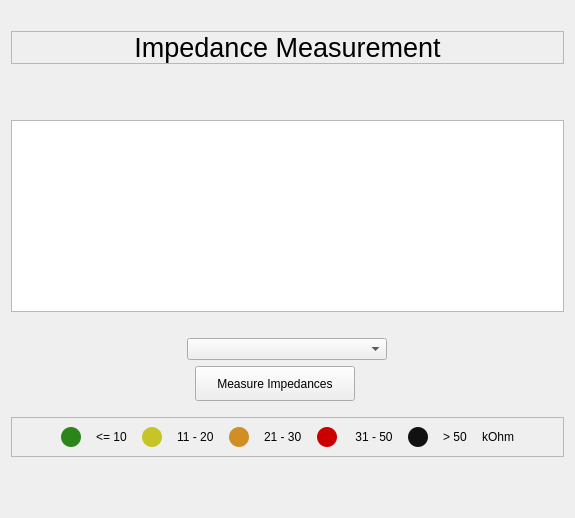
            <widget class="QWidget" name="page_impedance">
             <property name="styleSheet">
              <string notr="true">QFrame[accessibleName=&quot;color_frame&quot;] {
border: 2px solid rgb(145, 145, 145);
border-radius: 30px;
background-color: rgb(169, 169, 169)
}</string>
             </property>
             <layout class="QVBoxLayout" name="verticalLayout_5">
              <item>
               <spacer name="verticalSpacer_13">
                <property name="orientation">
                 <enum>Qt::Vertical</enum>
                </property>
                <property name="sizeType">
                 <enum>QSizePolicy::Fixed</enum>
                </property>
                <property name="sizeHint" stdset="0">
                 <size>
                  <width>20</width>
                  <height>20</height>
                 </size>
                </property>
               </spacer>
              </item>
              <item>
               <widget class="QFrame" name="frame_impedance_title">
                <property name="maximumSize">
                 <size>
                  <width>16777215</width>
                  <height>50</height>
                 </size>
                </property>
                <property name="styleSheet">
                 <string notr="true"/>
                </property>
                <property name="frameShape">
                 <enum>QFrame::StyledPanel</enum>
                </property>
                <property name="frameShadow">
                 <enum>QFrame::Raised</enum>
                </property>
                <layout class="QHBoxLayout" name="horizontalLayout_17">
                 <property name="spacing">
                  <number>0</number>
                 </property>
                 <property name="leftMargin">
                  <number>0</number>
                 </property>
                 <property name="topMargin">
                  <number>0</number>
                 </property>
                 <property name="rightMargin">
                  <number>0</number>
                 </property>
                 <property name="bottomMargin">
                  <number>0</number>
                 </property>
                 <item>
                  <widget class="QLabel" name="impedance_title">
                   <property name="minimumSize">
                    <size>
                     <width>0</width>
                     <height>0</height>
                    </size>
                   </property>
                   <property name="font">
                    <font>
                     <pointsize>20</pointsize>
                     <italic>false</italic>
                     <bold>false</bold>
                    </font>
                   </property>
                   <property name="text">
                    <string>Impedance Measurement</string>
                   </property>
                   <property name="alignment">
                    <set>Qt::AlignCenter</set>
                   </property>
                  </widget>
                 </item>
                </layout>
               </widget>
              </item>
              <item>
               <spacer name="verticalSpacer_12">
                <property name="orientation">
                 <enum>Qt::Vertical</enum>
                </property>
                <property name="sizeType">
                 <enum>QSizePolicy::Preferred</enum>
                </property>
                <property name="sizeHint" stdset="0">
                 <size>
                  <width>20</width>
                  <height>50</height>
                 </size>
                </property>
               </spacer>
              </item>
              <item>
               <widget class="GraphicsLayoutWidget" name="imp_graph_layout"/>
              </item>
              <item>
               <spacer name="verticalSpacer_15">
                <property name="orientation">
                 <enum>Qt::Vertical</enum>
                </property>
                <property name="sizeType">
                 <enum>QSizePolicy::Preferred</enum>
                </property>
                <property name="sizeHint" stdset="0">
                 <size>
                  <width>20</width>
                  <height>20</height>
                 </size>
                </property>
               </spacer>
              </item>
              <item alignment="Qt::AlignHCenter">
               <widget class="QComboBox" name="imp_mode">
                <property name="minimumSize">
                 <size>
                  <width>200</width>
                  <height>0</height>
                 </size>
                </property>
                <property name="maximumSize">
                 <size>
                  <width>200</width>
                  <height>16777215</height>
                 </size>
                </property>
                <property name="styleSheet">
                 <string notr="true"/>
                </property>
               </widget>
              </item>
              <item>
               <layout class="QHBoxLayout" name="horizontalLayout_11">
                <item>
                 <spacer name="horizontalSpacer_9">
                  <property name="orientation">
                   <enum>Qt::Horizontal</enum>
                  </property>
                  <property name="sizeHint" stdset="0">
                   <size>
                    <width>40</width>
                    <height>20</height>
                   </size>
                  </property>
                 </spacer>
                </item>
                <item alignment="Qt::AlignHCenter|Qt::AlignVCenter">
                 <widget class="QPushButton" name="btn_imp_meas">
                  <property name="sizePolicy">
                   <sizepolicy hsizetype="MinimumExpanding" vsizetype="MinimumExpanding">
                    <horstretch>0</horstretch>
                    <verstretch>0</verstretch>
                   </sizepolicy>
                  </property>
                  <property name="minimumSize">
                   <size>
                    <width>160</width>
                    <height>35</height>
                   </size>
                  </property>
                  <property name="maximumSize">
                   <size>
                    <width>200</width>
                    <height>16777215</height>
                   </size>
                  </property>
                  <property name="cursor">
                   <cursorShape>PointingHandCursor</cursorShape>
                  </property>
                  <property name="toolTip">
                   <string/>
                  </property>
                  <property name="toolTipDuration">
                   <number>-1</number>
                  </property>
                  <property name="text">
                   <string>Measure Impedances</string>
                  </property>
                 </widget>
                </item>
                <item alignment="Qt::AlignHCenter|Qt::AlignVCenter">
                 <widget class="QPushButton" name="imp_meas_info">
                  <property name="maximumSize">
                   <size>
                    <width>20</width>
                    <height>20</height>
                   </size>
                  </property>
                  <property name="cursor">
                   <cursorShape>PointingHandCursor</cursorShape>
                  </property>
                  <property name="styleSheet">
                   <string notr="true">background-color: transparent;
border: none;
color: #FFF;</string>
                  </property>
                  <property name="text">
                   <string/>
                  </property>
                  <property name="icon">
                   <iconset resource="../../app_resources.qrc">
                    <normaloff>:/icons/icons/pngfind.com-png-circle-1194554.png</normaloff>:/icons/icons/pngfind.com-png-circle-1194554.png</iconset>
                  </property>
                  <property name="iconSize">
                   <size>
                    <width>20</width>
                    <height>20</height>
                   </size>
                  </property>
                 </widget>
                </item>
                <item>
                 <spacer name="horizontalSpacer_8">
                  <property name="orientation">
                   <enum>Qt::Horizontal</enum>
                  </property>
                  <property name="sizeHint" stdset="0">
                   <size>
                    <width>40</width>
                    <height>20</height>
                   </size>
                  </property>
                 </spacer>
                </item>
               </layout>
              </item>
              <item>
               <spacer name="verticalSpacer_21">
                <property name="orientation">
                 <enum>Qt::Vertical</enum>
                </property>
                <property name="sizeType">
                 <enum>QSizePolicy::Minimum</enum>
                </property>
                <property name="sizeHint" stdset="0">
                 <size>
                  <width>20</width>
                  <height>10</height>
                 </size>
                </property>
               </spacer>
              </item>
              <item>
               <widget class="QFrame" name="frame_legend">
                <property name="frameShape">
                 <enum>QFrame::StyledPanel</enum>
                </property>
                <property name="frameShadow">
                 <enum>QFrame::Raised</enum>
                </property>
                <layout class="QVBoxLayout" name="verticalLayout_9">
                 <item>
                  <layout class="QHBoxLayout" name="horizontalLayout_28">
                   <property name="spacing">
                    <number>15</number>
                   </property>
                   <item>
                    <spacer name="horizontalSpacer_17">
                     <property name="orientation">
                      <enum>Qt::Horizontal</enum>
                     </property>
                     <property name="sizeHint" stdset="0">
                      <size>
                       <width>40</width>
                       <height>20</height>
                      </size>
                     </property>
                    </spacer>
                   </item>
                   <item>
                    <layout class="QHBoxLayout" name="horizontalLayout_6">
                     <item>
                      <widget class="QFrame" name="frame_green_imp">
                       <property name="minimumSize">
                        <size>
                         <width>20</width>
                         <height>20</height>
                        </size>
                       </property>
                       <property name="maximumSize">
                        <size>
                         <width>20</width>
                         <height>20</height>
                        </size>
                       </property>
                       <property name="styleSheet">
                        <string notr="true">border-radius: 10px;
background-color: rgb(43, 133, 26)</string>
                       </property>
                       <property name="frameShape">
                        <enum>QFrame::StyledPanel</enum>
                       </property>
                       <property name="frameShadow">
                        <enum>QFrame::Raised</enum>
                       </property>
                      </widget>
                     </item>
                     <item>
                      <widget class="QLabel" name="lbl_green_imp">
                       <property name="text">
                        <string>&lt;= 10</string>
                       </property>
                      </widget>
                     </item>
                    </layout>
                   </item>
                   <item>
                    <layout class="QHBoxLayout" name="horizontalLayout_10">
                     <item>
                      <widget class="QFrame" name="frame_yellow_imp">
                       <property name="minimumSize">
                        <size>
                         <width>20</width>
                         <height>20</height>
                        </size>
                       </property>
                       <property name="maximumSize">
                        <size>
                         <width>20</width>
                         <height>20</height>
                        </size>
                       </property>
                       <property name="styleSheet">
                        <string notr="true">border-radius: 10px;
background-color: rgb(197, 197, 39)</string>
                       </property>
                       <property name="frameShape">
                        <enum>QFrame::StyledPanel</enum>
                       </property>
                       <property name="frameShadow">
                        <enum>QFrame::Raised</enum>
                       </property>
                      </widget>
                     </item>
                     <item>
                      <widget class="QLabel" name="lbl_yellow_imp">
                       <property name="text">
                        <string>11 - 20</string>
                       </property>
                      </widget>
                     </item>
                    </layout>
                   </item>
                   <item>
                    <layout class="QHBoxLayout" name="horizontalLayout_18">
                     <item>
                      <widget class="QFrame" name="frame_orange_imp">
                       <property name="minimumSize">
                        <size>
                         <width>20</width>
                         <height>20</height>
                        </size>
                       </property>
                       <property name="maximumSize">
                        <size>
                         <width>20</width>
                         <height>20</height>
                        </size>
                       </property>
                       <property name="styleSheet">
                        <string notr="true">border-radius: 10px;
background-color: rgb(207, 143, 37);</string>
                       </property>
                       <property name="frameShape">
                        <enum>QFrame::StyledPanel</enum>
                       </property>
                       <property name="frameShadow">
                        <enum>QFrame::Raised</enum>
                       </property>
                      </widget>
                     </item>
                     <item>
                      <widget class="QLabel" name="lbl_orange_imp">
                       <property name="text">
                        <string>21 - 30</string>
                       </property>
                      </widget>
                     </item>
                    </layout>
                   </item>
                   <item>
                    <layout class="QHBoxLayout" name="horizontalLayout_20">
                     <item>
                      <widget class="QFrame" name="frame_red_imp">
                       <property name="minimumSize">
                        <size>
                         <width>20</width>
                         <height>20</height>
                        </size>
                       </property>
                       <property name="maximumSize">
                        <size>
                         <width>20</width>
                         <height>20</height>
                        </size>
                       </property>
                       <property name="styleSheet">
                        <string notr="true">border-radius: 10px;
background-color: rgb(203, 0, 0)</string>
                       </property>
                       <property name="frameShape">
                        <enum>QFrame::StyledPanel</enum>
                       </property>
                       <property name="frameShadow">
                        <enum>QFrame::Raised</enum>
                       </property>
                      </widget>
                     </item>
                     <item>
                      <widget class="QLabel" name="lbl_red_imp">
                       <property name="text">
                        <string> 31 - 50</string>
                       </property>
                      </widget>
                     </item>
                    </layout>
                   </item>
                   <item>
                    <layout class="QHBoxLayout" name="horizontalLayout_3">
                     <item>
                      <widget class="QFrame" name="frame_black_imp">
                       <property name="minimumSize">
                        <size>
                         <width>20</width>
                         <height>20</height>
                        </size>
                       </property>
                       <property name="maximumSize">
                        <size>
                         <width>20</width>
                         <height>20</height>
                        </size>
                       </property>
                       <property name="styleSheet">
                        <string notr="true">border-radius: 10px;
background-color: rgb(17, 17, 17);</string>
                       </property>
                       <property name="frameShape">
                        <enum>QFrame::StyledPanel</enum>
                       </property>
                       <property name="frameShadow">
                        <enum>QFrame::Raised</enum>
                       </property>
                      </widget>
                     </item>
                     <item>
                      <widget class="QLabel" name="lbl_black_imp">
                       <property name="text">
                        <string>&gt; 50</string>
                       </property>
                      </widget>
                     </item>
                    </layout>
                   </item>
                   <item>
                    <widget class="QLabel" name="label_8">
                     <property name="text">
                      <string>kOhm</string>
                     </property>
                    </widget>
                   </item>
                   <item>
                    <spacer name="horizontalSpacer_13">
                     <property name="orientation">
                      <enum>Qt::Horizontal</enum>
                     </property>
                     <property name="sizeHint" stdset="0">
                      <size>
                       <width>40</width>
                       <height>20</height>
                      </size>
                     </property>
                    </spacer>
                   </item>
                  </layout>
                 </item>
                </layout>
               </widget>
              </item>
              <item>
               <spacer name="verticalSpacer_17">
                <property name="orientation">
                 <enum>Qt::Vertical</enum>
                </property>
                <property name="sizeType">
                 <enum>QSizePolicy::Minimum</enum>
                </property>
                <property name="sizeHint" stdset="0">
                 <size>
                  <width>15</width>
                  <height>50</height>
                 </size>
                </property>
               </spacer>
              </item>
             </layout>
            </widget>
